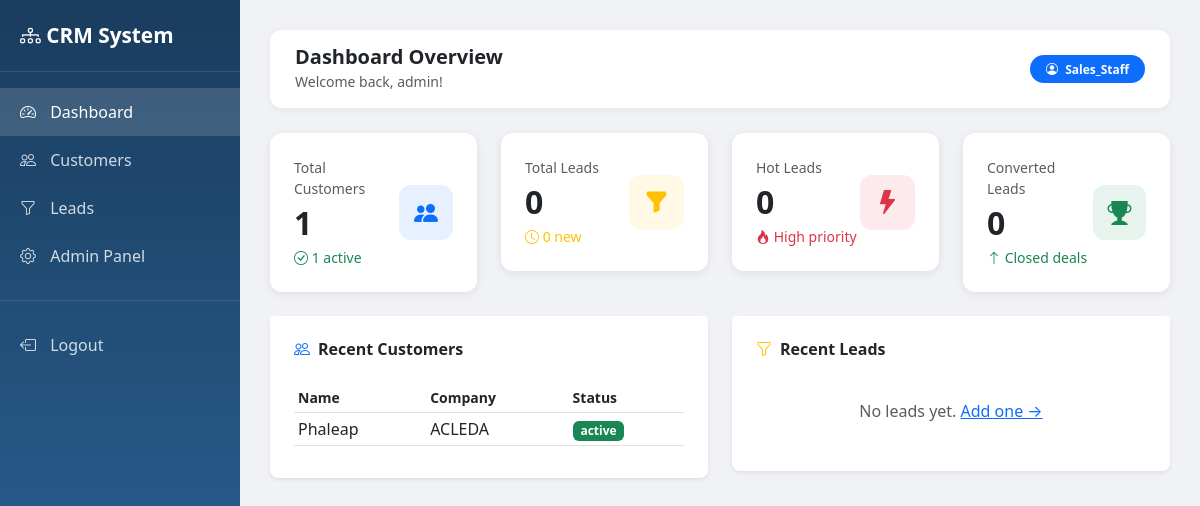
The app's page /dashboard/ (signed in), older data.
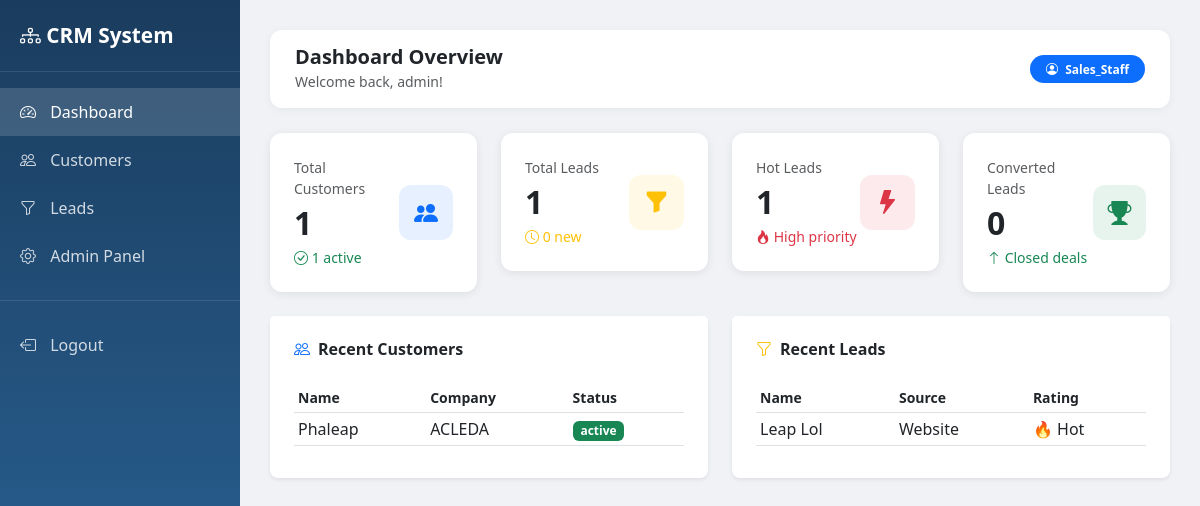
The same page, newer data.
### customers/models.py (models this page shows, shortened)
class Customer(models.Model):
    SEGMENT_CHOICES = [
        ('enterprise', 'Enterprise'),
        ('smb', 'SMB'),
        ('startup', 'Startup'),
        ('individual', 'Individual'),
    ]
    STATUS_CHOICES = [
        ('active', 'Active'),
        ('inactive', 'Inactive'),
        ('blocked', 'Blocked'),
    ]
    full_name = models.CharField(max_length=200)
    email = models.EmailField(unique=True, blank=True, null=True)
    phone = models.CharField(max_length=20, blank=True)
    company = models.CharField(max_length=200, blank=True)
    job_title = models.CharField(max_length=100, blank=True)
    segment = models.CharField(max_length=20, choices=SEGMENT_CHOICES, blank=True)
    industry = models.CharField(max_length=100, blank=True)
    city = models.CharField(max_length=100, blank=True)
    country = models.CharField(max_length=100, blank=True)
    status = models.CharField(max_length=20, choices=STATUS_CHOICES, default='active')
    tags = models.ManyToManyField(CustomerTag, blank=True)
    assigned_to = models.ForeignKey(User, on_delete=models.SET_NULL, null=True, blank=True, related_name='assigned_customers')
    created_by = models.ForeignKey(User, on_delete=models.SET_NULL, null=True, related_name='created_customers')
    created_at = models.DateTimeField(auto_now_add=True)
    updated_at = models.DateTimeField(auto_now=True)

### leads/models.py (models this page shows, shortened)
class Lead(models.Model):
    SOURCE_CHOICES = [
        ('website', 'Website'),
        ('referral', 'Referral'),
        ('social_media', 'Social Media'),
        ('cold_call', 'Cold Call'),
        ('event', 'Event'),
    ]
    STATUS_CHOICES = [
        ('new', 'New'),
        ('contacted', 'Contacted'),
        ('qualified', 'Qualified'),
        ('unqualified', 'Unqualified'),
        ('converted', 'Converted'),
    ]
    RATING_CHOICES = [
        ('hot', '🔥 Hot'),
        ('warm', '😊 Warm'),
        ('cold', '❄️ Cold'),
    ]
    full_name = models.CharField(max_length=200)
    email = models.EmailField(blank=True)
    phone = models.CharField(max_length=20, blank=True)
    company = models.CharField(max_length=200, blank=True)
    source = models.CharField(max_length=30, choices=SOURCE_CHOICES, blank=True)
    status = models.CharField(max_length=20, choices=STATUS_CHOICES, default='new')
    rating = models.CharField(max_length=10, choices=RATING_CHOICES, blank=True)
    budget = models.DecimalField(max_digits=12, decimal_places=2, null=True, blank=True)
    notes = models.TextField(blank=True)
    assigned_to = models.ForeignKey(User, on_delete=models.SET_NULL, null=True, blank=True)
    converted_customer = models.ForeignKey(Customer, on_delete=models.SET_NULL, null=True, blank=True)
    converted_at = models.DateTimeField(null=True, blank=True)
    created_at = models.DateTimeField(auto_now_add=True)
    updated_at = models.DateTimeField(auto_now=True)

### reports/views.py (the view)
# urls.py: path('', lambda request: redirect('dashboard/'), name='home'),
@login_required
def dashboard(request):
    context = {
        'total_customers': Customer.objects.count(),
        'active_customers': Customer.objects.filter(status='active').count(),
        'total_leads': Lead.objects.count(),
        'new_leads': Lead.objects.filter(status='new').count(),
        'hot_leads': Lead.objects.filter(rating='hot').count(),
        'converted_leads': Lead.objects.filter(status='converted').count(),
        'recent_customers': Customer.objects.order_by('-created_at')[:5],
        'recent_leads': Lead.objects.order_by('-created_at')[:5],
    }
    return render(request, 'dashboard.html', context)

### templates/dashboard.html (shortened to what the changed rows need)
<!DOCTYPE html>
<html lang="en">
<head>
    <link href="https://cdn.jsdelivr.net/npm/bootstrap@5.3.0/dist/css/bootstrap.min.css" rel="stylesheet">
    <link href="https://cdn.jsdelivr.net/npm/bootstrap-icons@1.10.0/font/bootstrap-icons.css" rel="stylesheet">
</head>
<body>
<div class="main-content">
    <div class="row g-4 mb-4">
        <div class="col-md-3">
            <div class="card stat-card p-4">
                <div class="d-flex justify-content-between align-items-center">
                    <div>
                        <div class="text-muted small">Total Leads</div>
                        <div class="fs-2 fw-bold">{{ total_leads }}</div>
                        <div class="text-warning small"><i class="bi bi-clock"></i> {{ new_leads }} new</div>
                    </div>
                </div>
            </div>
        </div>
        <div class="col-md-3">
            <div class="card stat-card p-4">
                <div class="d-flex justify-content-between align-items-center">
                    <div>
                        <div class="text-muted small">Hot Leads</div>
                        <div class="fs-2 fw-bold">{{ hot_leads }}</div>
                        <div class="text-danger small"><i class="bi bi-fire"></i> High priority</div>
                    </div>
                </div>
            </div>
        </div>
    </div>
    <div class="row g-4">
        <div class="col-md-6">
            <div class="card border-0 shadow-sm rounded-3">
                <div class="card-body px-4">
                    {% if recent_customers %}
                    <table class="table table-hover table-sm">
                        <thead class="text-muted small">
                            <tr><th>Name</th><th>Company</th><th>Status</th></tr>
                        </thead>
                        <tbody>
                            {% for c in recent_customers %}
                            <tr>
                                <td>{{ c.full_name }}</td>
                                <td>{{ c.company|default:"-" }}</td>
                                <td>
                                    <span class="badge {% if c.status == 'active' %}bg-success{% else %}bg-secondary{% endif %}">
                                        {{ c.status }}
                                    </span>
                                </td>
                            </tr>
                            {% endfor %}
                        </tbody>
                    </table>
                    {% else %}
                    <p class="text-muted text-center py-3">No customers yet. <a href="/admin/customers/customer/add/">Add one →</a></p>
                    {% endif %}
                </div>
            </div>
        </div>
        <div class="col-md-6">
            <div class="card border-0 shadow-sm rounded-3">
                <div class="card-body px-4">
                    {% if recent_leads %}
                    <table class="table table-hover table-sm">
                        <thead class="text-muted small">
                            <tr><th>Name</th><th>Source</th><th>Rating</th></tr>
                        </thead>
                        <tbody>
                            {% for l in recent_leads %}
                            <tr>
                                <td>{{ l.full_name }}</td>
                                <td>{{ l.get_source_display|default:"-" }}</td>
                                <td>{{ l.get_rating_display|default:"-" }}</td>
                            </tr>
                            {% endfor %}
                        </tbody>
                    </table>
                    {% else %}
                    <p class="text-muted text-center py-3">No leads yet. <a href="/admin/leads/lead/add/">Add one →</a></p>
                    {% endif %}
                </div>
            </div>
        </div>
    </div>
</div>
</body>
</html>

Row changes from the older to the newer data that the page shows:
added Lead: full_name "Leap Lol", source "Website", rating "🔥 Hot"
Text that changed along with them:
{{ total_leads }}: "0" → "1"
{{ hot_leads }}: "0" → "1"
text no longer shown: "No leads yet. Add one →"
text now shown: "Name Source Rating"
